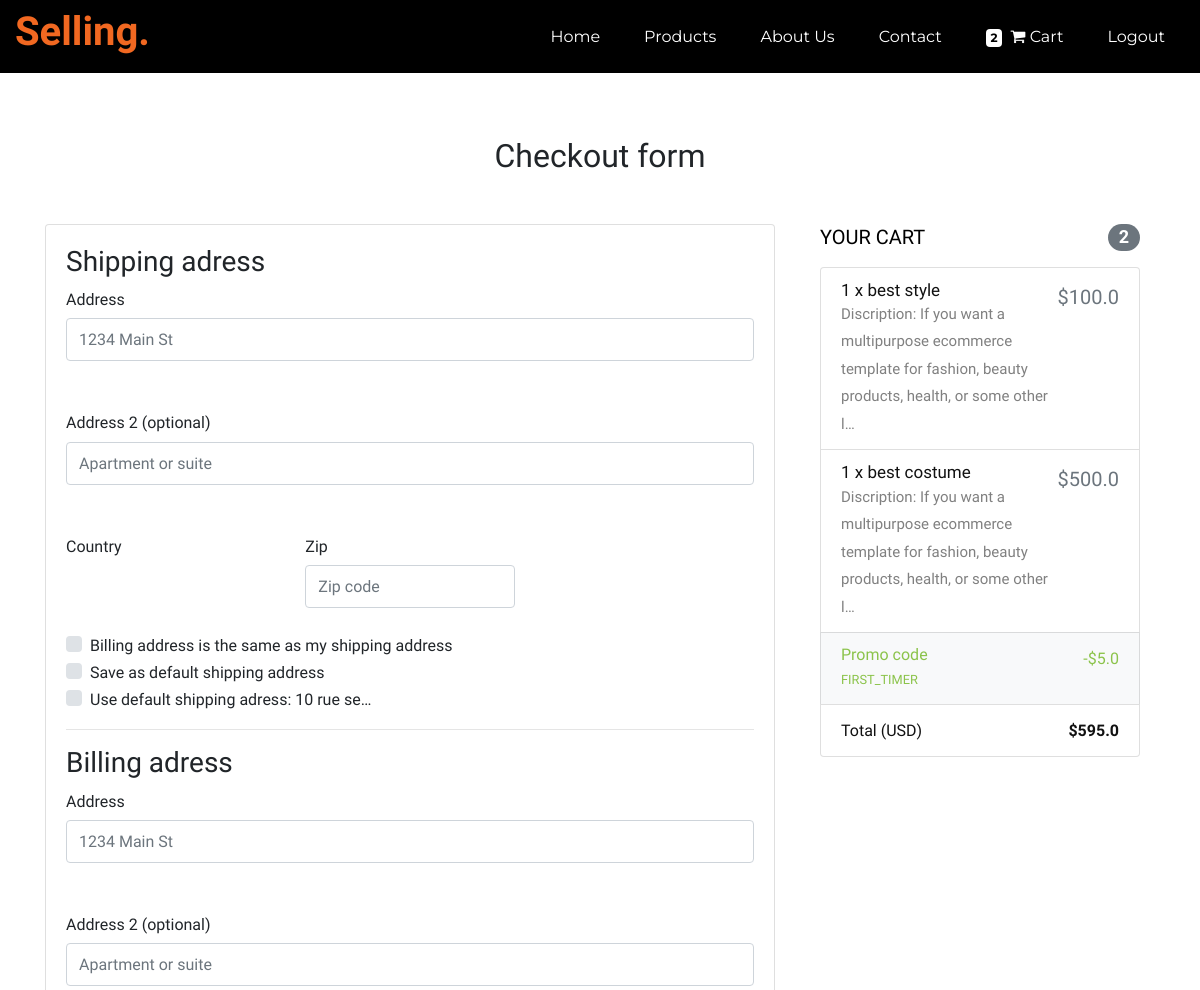
Before: /checkout/ (signed in, upper part) with the older database file.
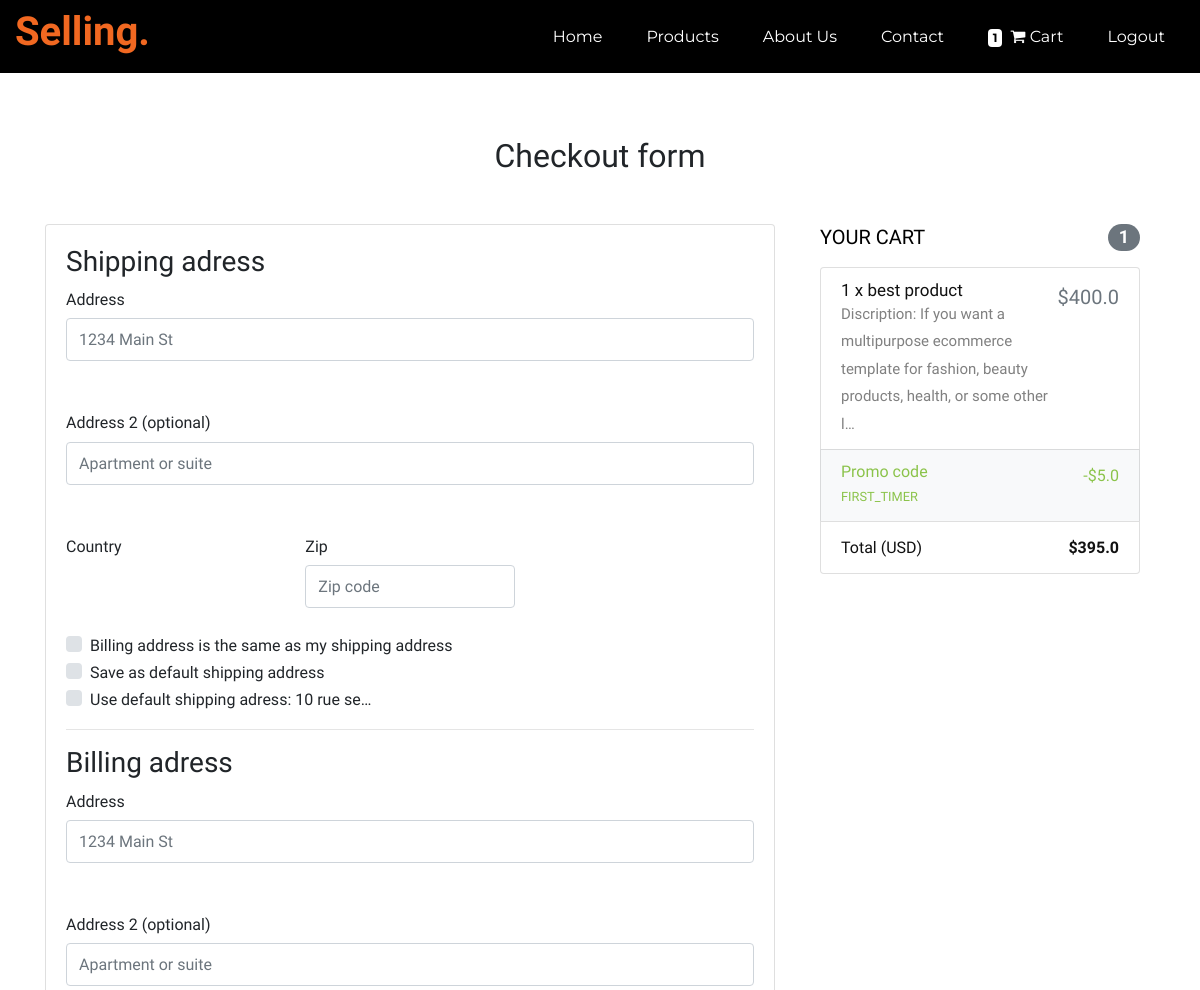
After: the same page with the newer database file.
### core/models.py (models this page shows, shortened)
class Order(models.Model):
    user = models.ForeignKey(settings.AUTH_USER_MODEL, on_delete=models.CASCADE )
    ref_code = models.CharField(max_length = 20)
    items = models.ManyToManyField(OrderItem)
    start_date = models.DateTimeField(auto_now_add=True)
    ordered_date = models.DateTimeField()
    ordered = models.BooleanField(default=False)
    Shipping_adress = models.ForeignKey(
        'Adress',related_name='shipping_adress', on_delete=models.SET_NULL, blank=True, null=True)
    billing_adress = models.ForeignKey(
        'Adress',related_name='billing_adress', on_delete=models.SET_NULL, blank=True, null=True) #to know where to send the product
    payment = models.ForeignKey(
        'Payment', on_delete=models.SET_NULL, blank = True, null=True)
    coupon = models.ForeignKey(
        'Coupon', on_delete=models.SET_NULL, blank = True, null=True)
    being_delevering = models.BooleanField(default=False)
    received = models.BooleanField(default=False)
    refund_requested = models.BooleanField(default=False)
    refund_granted = models.BooleanField(default=False)
    def get_total(self):
        total = 0
        for order_item in self.items.all():
            total += order_item.get_final_price()
        if self.coupon:
            total -= self.coupon.amount
        return total
    '''
    1.item added to cart
    2.Adding a billing adress
        (Failed checkout)
    3. Payment
    (preprocessing, processing, packaging etc.)
    4.Being delivered
    5.Recived
    6.Refunds
    '''

class OrderItem(models.Model):
    user = models.ForeignKey(settings.AUTH_USER_MODEL, on_delete=models.CASCADE)
    ordered = models.BooleanField(default=False)
    item = models.ForeignKey(Item, on_delete=models.CASCADE)
    quantity = models.IntegerField(default=1)
    def get_total_item_price(self):
        return self.quantity * self.item.price
    def get_final_price(self):
        if self.item.discount_price:
            return self.get_total_discount_item_price()
        return self.get_total_item_price()

class Item(models.Model):
    title = models.CharField(max_length=100)
    price = models.FloatField()
    discount_price = models.FloatField(blank=True, null=True)
    category = models.CharField(choices = CATEGORY_CHOICES, max_length=2)
    label = models.CharField(choices = LABEL_CHOICES, max_length=1)
    slug = models.SlugField()
    description = models.TextField()
    image = models.ImageField(blank=True, null=True)

class Coupon(models.Model):
    code = models.CharField(max_length=15)
    amount = models.FloatField()
    def __str__(self):
        return self.code

### core/views.py (the view, shortened to what this page needs)
# urls.py: path('checkout/', CheckoutView.as_view(), name='checkout'),
class CheckoutView(View):
    def get(self, *args, **kwargs):
        try:
            print(self.request.user)
            order = Order.objects.get(user=self.request.user, ordered = False)
            form = CheckoutForm()
            context = {
            'form': form ,
            'order':order,
            'couponform':CouponForm(),
            'DISPLAY_COUPON_FORM': False
            }
            shippin_address_qd = Adress.objects.filter(
                user=self.request.user,
                adress_type='S',
                default = True
            )
            if shippin_address_qd.exists():
                context.update({'default_shipping_adress': shippin_address_qd[0]})
            billing_address_qd = Adress.objects.filter(
                user=self.request.user,
                adress_type='B',
                default = True
            )
            if billing_address_qd.exists():
                context.update({'default_billing_adress': billing_address_qd[0]})
            return render(self.request, "checkout-page.html", context)
        except ObjectDoesNotExist:
            messages.info(self.request, "You do not have an active order")
            return redirect("core:checkout")

### core/forms.py
class CheckoutForm(forms.Form):
    shipping_adress = forms.CharField(required = False)
    shipping_adress2 = forms.CharField(required = False)
    shipping_country = CountryField(blank_label='(select country)').formfield(
        required=False,
        widget=CountrySelectWidget(attrs={
            'class': 'custom-select d-block w-100',
        }))
    shipping_zip = forms.CharField(required = False)
    billing_adress = forms.CharField(required = False)
    billing_adress2 = forms.CharField(required = False)
    billing_country = CountryField(blank_label='(select country)').formfield(
        required=False,
        widget=CountrySelectWidget(attrs={
            'class': 'custom-select d-block w-100',
        }))
    billing_zip = forms.CharField(required = False)
    same_billing_adress = forms.BooleanField(required = False)
    set_default_shipping = forms.BooleanField(required = False)
    use_default_shipping = forms.BooleanField(required = False)
    set_default_billing = forms.BooleanField(required = False)
    use_default_billing = forms.BooleanField(required = False)
    payment_option = forms.ChoiceField(widget=forms.RadioSelect, choices=PAYMENT_CHOICES)

### core/templates/checkout-page.html (shortened to what this page needs)
{% extends 'base.html' %}
{% block content %}
{% load crispy_forms_tags %}
{% load cart_template_tags %}
{% include "navbar_page.html" %}
<main>
  <div class="container wow fadeIn">
    <h2 class="my-5 h2 text-center">Checkout form</h2>
    <div class="row">
      <div class="col-md-8 mb-4">
        <div class="card">
          <form method="POST" class="card-body">
            <h3>Shipping adress</h3>
            <div class="hideable_shipping_form">
              <div class="md-form mb-5">
                <label for="shipping_adress" class="">Address</label>
                <input type="text" id="shipping_adress" class="form-control" placeholder="1234 Main St"
                  name="shipping_adress">
              </div>
              <div class="md-form mb-5">
                <label for="shipping_adress2" class="">Address 2 (optional)</label>
                <input type="text" id="shipping_adress2" class="form-control" placeholder="Apartment or suite"
                  name="shipping_adress2">
              </div>
              <div class="row">
                <div class="col-lg-4 col-md-12 mb-4">
                  <label for="country">Country</label>
                  {{ form.shipping_country }}
                </div>
                <div class="col-lg-4 col-md-6 mb-4">
                  <label for="shipping_zip">Zip</label>
                  <input type='text' placeholder='Zip code' id='shipping_zip' name='shipping_zip' class='form-control' />
                </div>
              </div>
              <div class="custom-control custom-checkbox">
                <label class="custom-control-label" for="same_billing_adress">Billing address is the same as my shipping
                  address</label>
              </div>
              <div class="custom-control custom-checkbox">
                <label class="custom-control-label" for="set_default_shipping">Save as default shipping address </label>
              </div>
            </div>
            {% if default_shipping_adress %}
            <div class="custom-control custom-checkbox">
              <label class="custom-control-label" for="use_default_shipping">Use default shipping adress:
                {{ default_shipping_adress.street_adress|truncatechars:10 }}</label>
            </div>
            {% endif %}
            <hr>
            <h3>Billing adress</h3>
            <div class="hideable_billing_form">
              <div class="md-form mb-5">
                <label for="billing_adress" class="">Address</label>
                <input type="text" id="billing_adress" class="form-control" placeholder="1234 Main St"
                  name="billing_adress">
              </div>
              <div class="md-form mb-5">
                <label for="billing_adress2" class="">Address 2 (optional)</label>
                <input type="text" id="billing_adress2" class="form-control" name="billing_adress2"
                  placeholder="Apartment or suite">
              </div>
            </div>
          </form>
        </div>
      </div>
      <div class="col-md-4 mb-4">
        {% include "order_snippet.html" %}
      </div>
    </div>
  </div>
</main>
{% endblock content %}

### core/templates/navbar_page.html (shortened to what this page needs)
{% load cart_template_tags %}
{% load static %}
<nav style="background-color: black; " class="site-navbar py-2 js-sticky-header site-navbar-target fixed-top"
  role="banner">
  <div class="container-fluid">
    <div class="row align-items-center">
      <div class="col-5 col-xl-2">
        <h1 class="mb-0 site-logo"><a href="{% url 'core:home' %}" class="text-black mb-0">Selling<span
              class="text-primary">.</span> </a></h1>
      </div>
      <div class="col-2 col-md-10 d-none d-xl-block">
        <nav class="site-navigation position-relative text-right" role="navigation">
          <ul class="site-menu main-menu js-clone-nav mr-auto d-none d-lg-block">
            <li><a href="{% url 'core:home' %}" class="nav-link">Home</a></li>
            <li><a href="{% url 'core:home' %}" class="nav-link">Products</a></li>
            <li><a href="{% url 'core:home' %}" class="nav-link">About Us</a></li>
            <li><a href="{% url 'core:home' %}" class="nav-link">Contact</a></li>
            {% if request.user.is_authenticated %}
            <li><a href="{% url 'core:order-summary' %}" class="nav-link">
                <span style="background-color: white; color: black;" class=" badge z-depth-1 mr-1">
                  {{ request.user|cart_item_count }} </span>
                <i class="fa fa-shopping-cart"></i>
                <span class="clearfix d-none d-sm-inline-block"> Cart </span>
              </a></li>
            <li><a href="{% url 'account_logout' %}" class="nav-link">Logout</a></li>
            {% else %}
            <li><a href="{% url 'account_signup' %}" class="nav-link">SingUp</a></li>
            <li><a href="{% url 'account_login' %}" class="nav-link ">Login</a></li>
            {% endif %}
          </ul>
        </nav>
      </div>
    </div>
  </div>
</nav>

### core/templates/order_snippet.html (shortened to what this page needs)
<div class="col-md-12 mb-4">
    <h4 class="d-flex justify-content-between align-items-center mb-3">
        <span style="color: black !important;" class="text-muted">YOUR CART</span>
        <span class="badge badge-secondary badge-pill">{{ order.items.count }}</span>
    </h4>
    <ul class="list-group mb-3 z-depth-1">
        {% for order_item in order.items.all %}
        <li class="list-group-item d-flex justify-content-between lh-condensed">
            <div>
                <h6 style="font-size: 17px;" class="my-0">{{ order_item.quantity }} x {{ order_item.item.title}}</h6>
                <small style="font-size: 15px; color: gray;">Discription: {{ order_item.item.description | truncatechars:100 | safe}}</small>
            </div>
            <span class="text-muted">${{ order_item.get_final_price }}</span>
        </li>
        {% endfor %}
        <li class="list-group-item d-flex justify-content-between bg-light">
            <div class="text-success">
                <h6 class="my-0">Promo code</h6>
                <small>{{ order.coupon }}</small>
            </div>
            <span class="text-success">-${{ order.coupon.amount }}</span>
        </li>
        <li class="list-group-item d-flex justify-content-between">
            <span>Total (USD)</span>
            <strong>${{ order.get_total }}</strong>
        </li>
    </ul>
</div>

Changed rows visible on the page:
no longer on this page (row unchanged): OrderItem: quantity "1", item "best style", item.description "If you want a multipurpose ecommerce template for fashion, beauty products, health, or some other l…", get_final_price "100.0"
removed OrderItem: quantity "1", item "best costume", item.description "If you want a multipurpose ecommerce template for fashion, beauty products, health, or some other l…", get_final_price "500.0"
computed for Order "FIRST_TIMER": items.count "2" → "1"; get_total "595.0" → "395.0"
added OrderItem: quantity "1", item "best product", item.description "If you want a multipurpose ecommerce template for fashion, beauty products, health, or some other l…", get_final_price "400.0"
Other visible differences:
{{ request.user|cart_item_count }}: "2" → "1"
